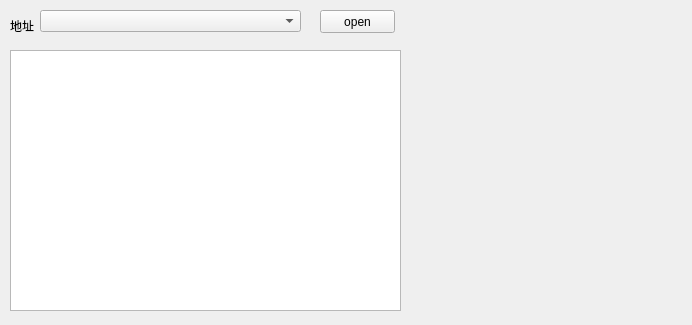
<?xml version="1.0" encoding="UTF-8"?>
<ui version="4.0">
 <class>MyWidget</class>
 <widget class="QWidget" name="MyWidget">
  <property name="geometry">
   <rect>
    <x>0</x>
    <y>0</y>
    <width>692</width>
    <height>325</height>
   </rect>
  </property>
  <property name="windowTitle">
   <string>MyWidget</string>
  </property>
  <widget class="QPushButton" name="myButton">
   <property name="geometry">
    <rect>
     <x>320</x>
     <y>10</y>
     <width>75</width>
     <height>23</height>
    </rect>
   </property>
   <property name="text">
    <string>open</string>
   </property>
  </widget>
  <widget class="QLabel" name="label">
   <property name="geometry">
    <rect>
     <x>10</x>
     <y>20</y>
     <width>54</width>
     <height>12</height>
    </rect>
   </property>
   <property name="text">
    <string>地址</string>
   </property>
  </widget>
  <widget class="QGraphicsView" name="graphicsView">
   <property name="geometry">
    <rect>
     <x>10</x>
     <y>50</y>
     <width>391</width>
     <height>261</height>
    </rect>
   </property>
  </widget>
  <widget class="QComboBox" name="directorycomboBox">
   <property name="geometry">
    <rect>
     <x>40</x>
     <y>10</y>
     <width>261</width>
     <height>22</height>
    </rect>
   </property>
  </widget>
 </widget>
 <layoutdefault spacing="6" margin="11"/>
 <resources/>
 <connections/>
</ui>
